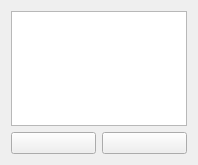
<?xml version="1.0" encoding="UTF-8"?>
<ui version="4.0">
 <class>LayersViewer</class>
 <widget class="QWidget" name="LayersViewer">
  <property name="geometry">
   <rect>
    <x>0</x>
    <y>0</y>
    <width>198</width>
    <height>165</height>
   </rect>
  </property>
  <property name="windowTitle">
   <string>Form</string>
  </property>
  <layout class="QVBoxLayout" name="verticalLayout">
   <item>
    <widget class="QListWidget" name="listWidget"/>
   </item>
   <item>
    <layout class="QHBoxLayout" name="horizontalLayout">
     <item>
      <widget class="QPushButton" name="Add">
       <property name="text">
        <string/>
       </property>
       <property name="icon">
        <iconset>
         <normaloff>:/new/icons/add.ico</normaloff>:/new/icons/add.ico</iconset>
       </property>
      </widget>
     </item>
     <item>
      <widget class="QPushButton" name="Remove">
       <property name="text">
        <string/>
       </property>
       <property name="icon">
        <iconset>
         <normaloff>:/new/icons/remove.ico</normaloff>:/new/icons/remove.ico</iconset>
       </property>
      </widget>
     </item>
    </layout>
   </item>
  </layout>
 </widget>
 <resources/>
 <connections/>
</ui>
